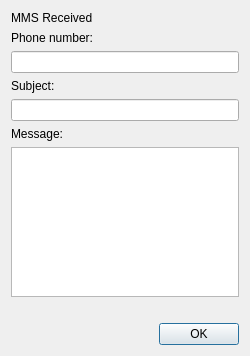
<ui version="4.0" >
 <class>MMSReceivedDialog</class>
 <widget class="QDialog" name="MMSReceivedDialog" >
  <property name="geometry" >
   <rect>
    <x>0</x>
    <y>0</y>
    <width>250</width>
    <height>356</height>
   </rect>
  </property>
  <property name="windowTitle" >
   <string>Dialog</string>
  </property>
  <layout class="QVBoxLayout" name="verticalLayout" >
   <item>
    <widget class="QLabel" name="label" >
     <property name="text" >
      <string>MMS Received</string>
     </property>
    </widget>
   </item>
   <item>
    <widget class="QLabel" name="phoneNumberLabel" >
     <property name="text" >
      <string>Phone number:</string>
     </property>
    </widget>
   </item>
   <item>
    <widget class="QLineEdit" name="mmsPhoneNumberEdit" />
   </item>
   <item>
    <widget class="QLabel" name="label_3" >
     <property name="text" >
      <string>Subject:</string>
     </property>
    </widget>
   </item>
   <item>
    <widget class="QLineEdit" name="mmsSubjectEdit" />
   </item>
   <item>
    <widget class="QLabel" name="messageLabel" >
     <property name="text" >
      <string>Message:</string>
     </property>
    </widget>
   </item>
   <item>
    <widget class="QTextBrowser" name="mmsBodyEdit" />
   </item>
   <item>
    <widget class="QLabel" name="attachmentPath" >
     <property name="text" >
      <string/>
     </property>
    </widget>
   </item>
   <item>
    <widget class="QDialogButtonBox" name="buttonBox" >
     <property name="orientation" >
      <enum>Qt::Horizontal</enum>
     </property>
     <property name="standardButtons" >
      <set>QDialogButtonBox::Ok</set>
     </property>
    </widget>
   </item>
  </layout>
 </widget>
 <resources/>
 <connections>
  <connection>
   <sender>buttonBox</sender>
   <signal>accepted()</signal>
   <receiver>MMSReceivedDialog</receiver>
   <slot>accept()</slot>
   <hints>
    <hint type="sourcelabel" >
     <x>248</x>
     <y>254</y>
    </hint>
    <hint type="destinationlabel" >
     <x>157</x>
     <y>274</y>
    </hint>
   </hints>
  </connection>
 </connections>
</ui>
